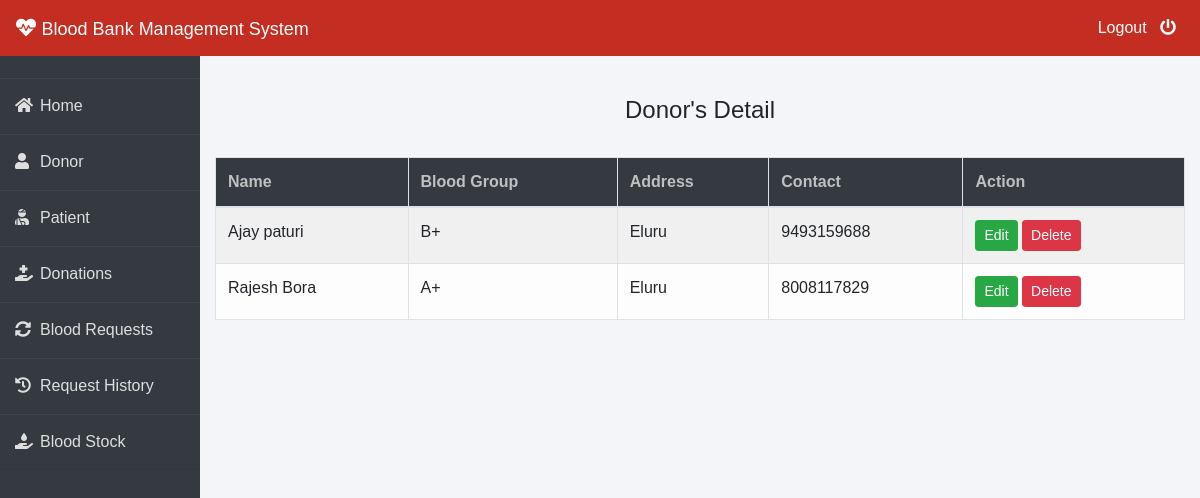
Screenshot of /admin-donor (signed in) with the database file from the repository.
### donor/models.py (models this page shows, shortened)
class Donor(models.Model):
    user=models.ForeignKey(User,on_delete=models.CASCADE)
    bloodgroup=models.CharField(max_length=10)
    address = models.CharField(max_length=40)
    mobile = models.CharField(max_length=20,null=False)
    email = models.EmailField(max_length=200,null=False)
    @property
    def get_name(self):
        return self.user.first_name+" "+self.user.last_name

### blood/views.py (the view)
# urls.py: path('admin-donor', views.admin_donor_view,name='admin-donor'),
@login_required(login_url='adminlogin')
def admin_donor_view(request):
    donors=dmodels.Donor.objects.all()
    return render(request,'blood/admin_donor.html',{'donors':donors})

### templates/blood/admin_donor.html
{% extends 'blood/adminbase.html' %}
{% block content %}
{% load widget_tweaks %}
{%load static%}
<br><br>
<div class="container">
    <H4 class="text-center">Donor's Detail</H4><br>
    <table class="table table-light table-hover table-bordered table-striped">
        <thead class="bg-dark">
            <tr>
                <th scope="col" style="color: rgb(192, 192, 192);">Name</th>
                <th scope="col" style="color: rgb(192, 192, 192);">Blood Group</th>
                <th scope="col" style="color: rgb(192, 192, 192);">Address</th>
                <th scope="col" style="color: rgb(192, 192, 192);">Contact</th>
                <th style="color: rgb(192, 192, 192);">Action</th>
            </tr>
        </thead>
        <tbody>
            {% for t in donors %}
            <tr>
                <td> {{t.get_name}}</td>
                <td>{{t.bloodgroup}}</td>
                <td>{{t.address}}</td>
                <td>{{t.mobile}}</td>
                <td>
                    <button class="btn btn-success btn-sm"><a  style="text-decoration: none;color: white;" href="{% url 'update-donor' t.id  %}">Edit</a> </button>
                    <button class="btn btn-danger btn-sm"><a  style="text-decoration: none;color: white;" href="{% url 'delete-donor' t.id  %}">Delete</a> </button>
                </td>
            </tr>
            {% endfor %}
        </tbody>
    </table>
</div>
{% endblock content %}

### templates/blood/adminbase.html (style rules this page uses)
* { margin: 0; padding: 0; box-sizing: border-box; list-style: none; text-decoration: none; font-family: 'Josefin Sans', sans-serif; }
body { background-color: #f3f5f9; }

### rows the page displays
Donor: get_name "Ajay paturi", bloodgroup "B+", address "Eluru", mobile "9493159688"
Donor: get_name "Rajesh Bora", bloodgroup "A+", address "Eluru", mobile "8008117829"
